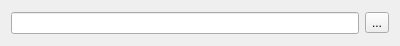
<?xml version="1.0" encoding="UTF-8"?>
<ui version="4.0">
 <class>StylesheedFileForm</class>
 <widget class="QWidget" name="StylesheedFileForm">
  <property name="geometry">
   <rect>
    <x>0</x>
    <y>0</y>
    <width>400</width>
    <height>46</height>
   </rect>
  </property>
  <property name="windowTitle">
   <string>Form</string>
  </property>
  <layout class="QHBoxLayout" name="horizontalLayout">
   <item>
    <widget class="QLineEdit" name="pathEdit"/>
   </item>
   <item>
    <widget class="QToolButton" name="fileButton">
     <property name="text">
      <string>...</string>
     </property>
    </widget>
   </item>
  </layout>
 </widget>
 <resources/>
 <connections/>
</ui>
